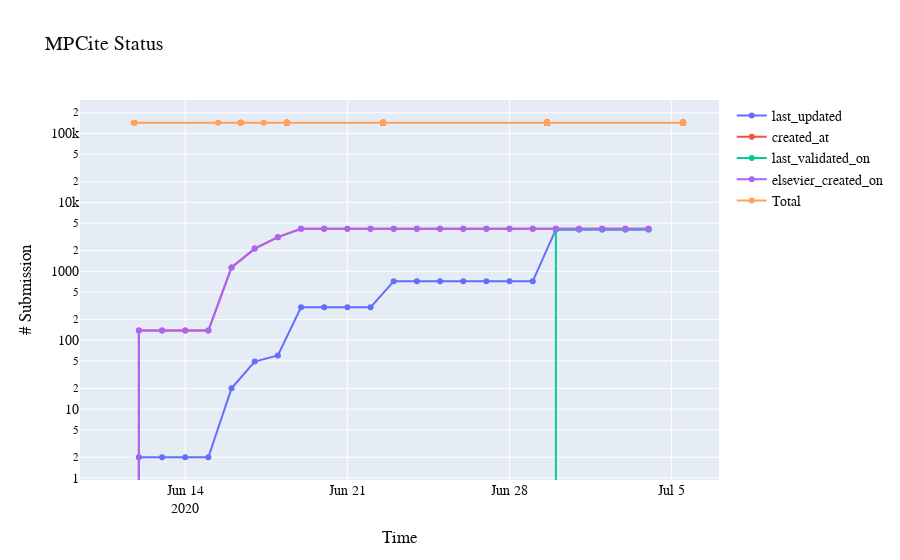

Source (notebook cell):
### Code cell
last_updated_data = make_time_series_data("last_updated")
created_at_data = make_time_series_data("created_at")
last_validated_on_data = make_time_series_data("last_validated_on")
elsevier_created_on_data = make_time_series_data("elsevier_updated_on")
total = materials_store.count()
total_data = {i:total for i in doi_store.distinct("last_updated")}

fig = go.Figure()
fig.add_trace(go.Scatter(x=list(last_updated_data.keys()), y=list(last_updated_data.values()),
                    mode='lines+markers',
                    name='last_updated'))

fig.add_trace(go.Scatter(x=list(created_at_data.keys()), y=list(created_at_data.values()),
                    mode='lines+markers',
                    name='created_at'))

fig.add_trace(go.Scatter(x=list(last_validated_on_data.keys()), y=list(last_validated_on_data.values()),
                    mode='lines+markers',
                    name='last_validated_on'))

fig.add_trace(go.Scatter(x=list(elsevier_created_on_data.keys()), y=list(elsevier_created_on_data.values()),
                    mode='lines+markers',
                    name='elsevier_created_on'))

fig.add_trace(go.Scatter(x=list(total_data.keys()), y=list(total_data.values()),
                    mode='lines+markers',
                    name='Total'))

fig.update_layout(
    title="MPCite Status",
    xaxis_title="Time",
    yaxis_title="# Submission",
    font=dict(
        family="Franklin Gothic",
        size=14,
        color="#0d0d0d"
    ),   
    yaxis_type="log"
)

fig.show()

### Figure 1 — Plotly figure (JSON) as saved in the notebook; plotly's stock layout.template omitted (floating-point values rounded to 4 significant figures; data arrays with more than 128 entries replaced by an {"elided": "..."} marker saying what was removed)
{"data": [{"mode": "lines+markers", "name": "last_updated", "type": "scatter", "x": ["2020-06-11T00:00:00", "2020-06-12T00:00:00", "2020-06-13T00:00:00", "2020-06-14T00:00:00", "2020-06-15T00:00:00", "2020-06-16T00:00:00", "2020-06-17T00:00:00", "2020-06-18T00:00:00", "2020-06-19T00:00:00", "2020-06-20T00:00:00", "2020-06-21T00:00:00", "2020-06-22T00:00:00", "2020-06-23T00:00:00", "2020-06-24T00:00:00", "2020-06-25T00:00:00", "2020-06-26T00:00:00", "2020-06-27T00:00:00", "2020-06-28T00:00:00", "2020-06-29T00:00:00", "2020-06-30T00:00:00", "2020-07-01T00:00:00", "2020-07-02T00:00:00", "2020-07-03T00:00:00", "2020-07-04T00:00:00"], "y": [0, 2, 2, 2, 2, 20, 49, 60, 300, 300, 300, 300, 715, 715, 715, 715, 715, 715, 715, 4058, 4058, 4058, 4058, 4058]}, {"mode": "lines+markers", "name": "created_at", "type": "scatter", "x": ["2020-06-11T00:00:00", "2020-06-12T00:00:00", "2020-06-13T00:00:00", "2020-06-14T00:00:00", "2020-06-15T00:00:00", "2020-06-16T00:00:00", "2020-06-17T00:00:00", "2020-06-18T00:00:00", "2020-06-19T00:00:00", "2020-06-20T00:00:00", "2020-06-21T00:00:00", "2020-06-22T00:00:00", "2020-06-23T00:00:00", "2020-06-24T00:00:00", "2020-06-25T00:00:00", "2020-06-26T00:00:00", "2020-06-27T00:00:00", "2020-06-28T00:00:00", "2020-06-29T00:00:00", "2020-06-30T00:00:00", "2020-07-01T00:00:00", "2020-07-02T00:00:00", "2020-07-03T00:00:00", "2020-07-04T00:00:00"], "y": [0, 138, 138, 138, 138, 1137, 2134, 3129, 4127, 4137, 4137, 4137, 4147, 4147, 4147, 4147, 4147, 4147, 4147, 4147, 4147, 4147, 4147, 4157]}, {"mode": "lines+markers", "name": "last_validated_on", "type": "scatter", "x": ["2020-06-29T00:00:00", "2020-06-30T00:00:00", "2020-07-01T00:00:00", "2020-07-02T00:00:00", "2020-07-03T00:00:00", "2020-07-04T00:00:00"], "y": [0, 4058, 4058, 4058, 4058, 4058]}, {"mode": "lines+markers", "name": "elsevier_created_on", "type": "scatter", "x": ["2020-06-11T00:00:00", "2020-06-12T00:00:00", "2020-06-13T00:00:00", "2020-06-14T00:00:00", "2020-06-15T00:00:00", "2020-06-16T00:00:00", "2020-06-17T00:00:00", "2020-06-18T00:00:00", "2020-06-19T00:00:00", "2020-06-20T00:00:00", "2020-06-21T00:00:00", "2020-06-22T00:00:00", "2020-06-23T00:00:00", "2020-06-24T00:00:00", "2020-06-25T00:00:00", "2020-06-26T00:00:00", "2020-06-27T00:00:00", "2020-06-28T00:00:00", "2020-06-29T00:00:00", "2020-06-30T00:00:00", "2020-07-01T00:00:00", "2020-07-02T00:00:00", "2020-07-03T00:00:00", "2020-07-04T00:00:00"], "y": [0, 138, 138, 138, 138, 1137, 2134, 3129, 4127, 4137, 4137, 4137, 4147, 4147, 4147, 4147, 4147, 4147, 4147, 4147, 4147, 4147, 4147, 4157]}, {"mode": "lines+markers", "name": "Total", "type": "scatter", "x": {"elided": "3607 str values"}, "y": {"elided": "3607 int values"}}], "layout": {"font": {"color": "#0d0d0d", "family": "Franklin Gothic", "size": 14}, "title": {"text": "MPCite Status"}, "xaxis": {"title": {"text": "Time"}}, "yaxis": {"title": {"text": "# Submission"}, "type": "log"}}}
